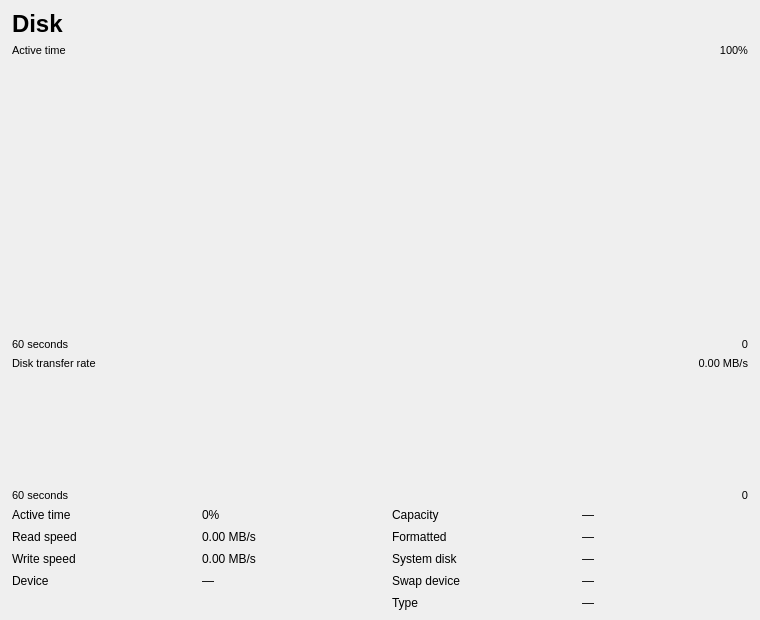
<?xml version="1.0" encoding="UTF-8"?>
<ui version="4.0">
 <class>DiskDetailWidget</class>
 <widget class="QWidget" name="DiskDetailWidget">
  <property name="geometry">
   <rect><x>0</x><y>0</y><width>760</width><height>620</height></rect>
  </property>
  <layout class="QVBoxLayout" name="verticalLayout" stretch="0,0,5,0,0,2,0,0">
   <property name="leftMargin"><number>12</number></property>
   <property name="topMargin"><number>10</number></property>
   <property name="rightMargin"><number>12</number></property>
   <property name="bottomMargin"><number>10</number></property>
   <property name="spacing"><number>6</number></property>

   <item>
    <layout class="QHBoxLayout" name="headerLayout">
     <item>
      <widget class="QLabel" name="titleLabel">
       <property name="text"><string>Disk</string></property>
       <property name="styleSheet"><string>font-size: 18pt; font-weight: bold;</string></property>
      </widget>
     </item>
     <item>
      <spacer>
       <property name="orientation"><enum>Qt::Horizontal</enum></property>
       <property name="sizeHint" stdset="0"><size><width>40</width><height>0</height></size></property>
      </spacer>
     </item>
     <item>
      <widget class="QLabel" name="modelLabel">
       <property name="text"><string></string></property>
       <property name="alignment"><set>Qt::AlignRight|Qt::AlignVCenter</set></property>
       <property name="styleSheet"><string>font-size: 12pt;</string></property>
      </widget>
     </item>
    </layout>
   </item>

   <item>
    <layout class="QHBoxLayout" name="activeLabelLayout">
     <item>
      <widget class="QLabel" name="activeGraphLabel">
       <property name="text"><string>Active time</string></property>
       <property name="styleSheet"><string>font-size: 8pt;</string></property>
      </widget>
     </item>
     <item>
      <spacer>
       <property name="orientation"><enum>Qt::Horizontal</enum></property>
       <property name="sizeHint" stdset="0"><size><width>40</width><height>0</height></size></property>
      </spacer>
     </item>
     <item>
      <widget class="QLabel" name="activeGraphMaxLabel">
       <property name="text"><string>100%</string></property>
       <property name="alignment"><set>Qt::AlignRight|Qt::AlignVCenter</set></property>
       <property name="styleSheet"><string>font-size: 8pt;</string></property>
      </widget>
     </item>
    </layout>
   </item>

   <item>
    <widget class="Perf::GraphWidget" name="activeGraphWidget">
     <property name="minimumHeight"><number>220</number></property>
     <property name="sizePolicy">
      <sizepolicy hsizetype="Expanding" vsizetype="Expanding">
       <horstretch>0</horstretch>
       <verstretch>1</verstretch>
      </sizepolicy>
     </property>
    </widget>
   </item>

   <item>
    <layout class="QHBoxLayout" name="activeTimeAxisLayout">
     <item>
      <widget class="QLabel" name="activeTimeLeftLabel">
       <property name="text"><string>60 seconds</string></property>
       <property name="styleSheet"><string>font-size: 8pt;</string></property>
      </widget>
     </item>
     <item>
      <spacer>
       <property name="orientation"><enum>Qt::Horizontal</enum></property>
       <property name="sizeHint" stdset="0"><size><width>40</width><height>0</height></size></property>
      </spacer>
     </item>
     <item>
      <widget class="QLabel" name="activeTimeRightLabel">
       <property name="text"><string>0</string></property>
       <property name="alignment"><set>Qt::AlignRight|Qt::AlignVCenter</set></property>
       <property name="styleSheet"><string>font-size: 8pt;</string></property>
      </widget>
     </item>
    </layout>
   </item>

   <item>
    <layout class="QHBoxLayout" name="transferLabelLayout">
     <item>
      <widget class="QLabel" name="transferGraphLabel">
       <property name="text"><string>Disk transfer rate</string></property>
       <property name="styleSheet"><string>font-size: 8pt;</string></property>
      </widget>
     </item>
     <item>
      <spacer>
       <property name="orientation"><enum>Qt::Horizontal</enum></property>
       <property name="sizeHint" stdset="0"><size><width>40</width><height>0</height></size></property>
      </spacer>
     </item>
     <item>
      <widget class="QLabel" name="transferGraphMaxLabel">
       <property name="text"><string>0.00 MB/s</string></property>
       <property name="alignment"><set>Qt::AlignRight|Qt::AlignVCenter</set></property>
       <property name="styleSheet"><string>font-size: 8pt;</string></property>
      </widget>
     </item>
    </layout>
   </item>

   <item>
    <widget class="Perf::GraphWidget" name="transferGraphWidget">
     <property name="minimumHeight"><number>110</number></property>
    </widget>
   </item>

   <item>
    <layout class="QHBoxLayout" name="transferTimeAxisLayout">
     <item>
      <widget class="QLabel" name="transferTimeLeftLabel">
       <property name="text"><string>60 seconds</string></property>
       <property name="styleSheet"><string>font-size: 8pt;</string></property>
      </widget>
     </item>
     <item>
      <spacer>
       <property name="orientation"><enum>Qt::Horizontal</enum></property>
       <property name="sizeHint" stdset="0"><size><width>40</width><height>0</height></size></property>
      </spacer>
     </item>
     <item>
      <widget class="QLabel" name="transferTimeRightLabel">
       <property name="text"><string>0</string></property>
       <property name="alignment"><set>Qt::AlignRight|Qt::AlignVCenter</set></property>
       <property name="styleSheet"><string>font-size: 8pt;</string></property>
      </widget>
     </item>
    </layout>
   </item>

   <item>
    <layout class="QGridLayout" name="statsGrid">
     <property name="horizontalSpacing"><number>24</number></property>
     <property name="verticalSpacing"><number>8</number></property>

     <item row="0" column="0"><widget class="QLabel" name="activeLabel"><property name="text"><string>Active time</string></property><property name="styleSheet"><string></string></property></widget></item>
     <item row="0" column="1"><widget class="QLabel" name="activeValueLabel"><property name="text"><string>0%</string></property></widget></item>
     <item row="0" column="2"><widget class="QLabel" name="capacityLabel"><property name="text"><string>Capacity</string></property><property name="styleSheet"><string></string></property></widget></item>
     <item row="0" column="3"><widget class="QLabel" name="capacityValueLabel"><property name="text"><string>—</string></property></widget></item>

     <item row="1" column="0"><widget class="QLabel" name="readLabel"><property name="text"><string>Read speed</string></property><property name="styleSheet"><string></string></property></widget></item>
     <item row="1" column="1"><widget class="QLabel" name="readValueLabel"><property name="text"><string>0.00 MB/s</string></property></widget></item>
     <item row="1" column="2"><widget class="QLabel" name="formattedLabel"><property name="text"><string>Formatted</string></property><property name="styleSheet"><string></string></property></widget></item>
     <item row="1" column="3"><widget class="QLabel" name="formattedValueLabel"><property name="text"><string>—</string></property></widget></item>

     <item row="2" column="0"><widget class="QLabel" name="writeLabel"><property name="text"><string>Write speed</string></property><property name="styleSheet"><string></string></property></widget></item>
     <item row="2" column="1"><widget class="QLabel" name="writeValueLabel"><property name="text"><string>0.00 MB/s</string></property></widget></item>
     <item row="2" column="2"><widget class="QLabel" name="systemDiskLabel"><property name="text"><string>System disk</string></property><property name="styleSheet"><string></string></property></widget></item>
     <item row="2" column="3"><widget class="QLabel" name="systemDiskValueLabel"><property name="text"><string>—</string></property></widget></item>

     <item row="3" column="0"><widget class="QLabel" name="deviceLabel"><property name="text"><string>Device</string></property><property name="styleSheet"><string></string></property></widget></item>
     <item row="3" column="1"><widget class="QLabel" name="deviceValueLabel"><property name="text"><string>—</string></property></widget></item>
     <item row="3" column="2"><widget class="QLabel" name="swapDeviceLabel"><property name="text"><string>Swap device</string></property><property name="styleSheet"><string></string></property></widget></item>
     <item row="3" column="3"><widget class="QLabel" name="swapDeviceValueLabel"><property name="text"><string>—</string></property></widget></item>

     <item row="4" column="2"><widget class="QLabel" name="typeLabel"><property name="text"><string>Type</string></property><property name="styleSheet"><string></string></property></widget></item>
     <item row="4" column="3"><widget class="QLabel" name="typeValueLabel"><property name="text"><string>—</string></property></widget></item>
    </layout>
   </item>

  </layout>
 </widget>
 <customwidgets>
  <customwidget>
   <class>Perf::GraphWidget</class>
   <extends>QWidget</extends>
   <header>perf/graphwidget.h</header>
  </customwidget>
 </customwidgets>
 <resources/>
 <connections/>
</ui>
